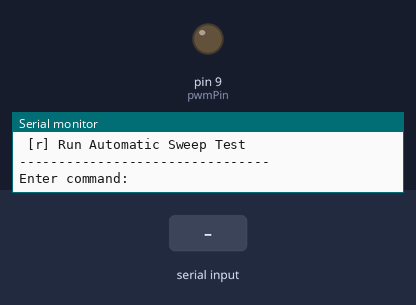
A sketch run on a simulated Arduino Uno, built with avr-gcc and run on an emulated ATmega328P. On the bench: output pins drawn as LEDs (lit = HIGH), the last lines printed to the serial monitor. Inputs (shaded band) come from the test bench.

Above: at 1.5 s.
1.6 s: "r\n" received over Serial
At 2.97 s:
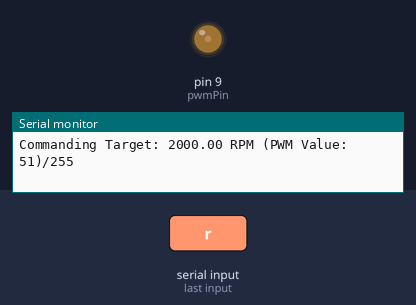
At 8.1 s:
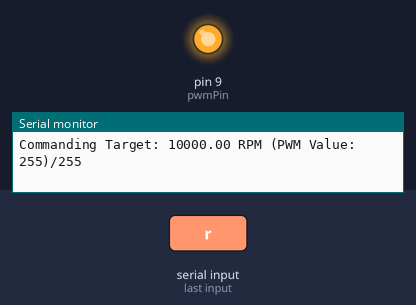
Timing chart, 0 to 15.1 s (numbered marks = the images above; inputs shaded):
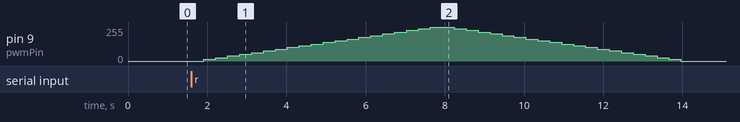

Measured:
- after the input at 1.6 s, pin 9 (pwmPin): rises from 0/255 to 255/255 in 5.7 s, then falls to 0/255 in 6.3 s

The sketch:

dizzy_calibration_2.ino
```cpp
// Pin definitions
const byte pwmPin = 9;      // Connected to RC filter driving galvanometer

// Configuration for your V8, 10,000 RPM tachometer
const float maxRPM = 10000.0;

void setup() {
  pinMode(pwmPin, OUTPUT);
  Serial.begin(9600);

  while (!Serial); // Wait for Serial Monitor to open on Arduino Micro

  printMenu();
}

void loop() {
  if (Serial.available() > 0) {
    char choice = Serial.read();

    // Ignore newline and carriage return characters
    if (choice == '\n' || choice == '\r') return;

    float targetRPM = 0;

    switch (choice) {
      case '0':
        targetRPM = 0.0;
        break;
      case '1':
        targetRPM = 2500.0; // 25% scale
        break;
      case '2':
        targetRPM = 5000.0; // 50% scale (Mid-scale check)
        break;
      case '3':
        targetRPM = 7500.0; // 75% scale
        break;
      case '4':
        targetRPM = 10000.0; // 100% full-scale deflection
        break;
      case 'r':
      case 'R':
        runSweep();
        printMenu();
        return;
      default:
        Serial.println(F("Invalid selection. Choose 0-4 or 'r'."));
        return;
    }

    setRPM(targetRPM);
  }
}

// Sets the PWM to hit a specific RPM target
void setRPM(float rpm) {
  float constrainedRPM = constrain(rpm, 0, maxRPM);
  int pwmValue = map(constrainedRPM, 0, maxRPM, 0, 255);

  analogWrite(pwmPin, pwmValue);

  Serial.print(F("Commanding Target: "));
  Serial.print(constrainedRPM);
  Serial.print(F(" RPM (PWM Value: "));
  Serial.print(pwmValue);
  Serial.println(F(")/255"));
}

// Automatically sweeps the needle up and down for visual inspection
void runSweep() {
  Serial.println(F("\nRunning automatic sweep test..."));

  // Sweep up
  for (int rpm = 0; rpm <= 10000; rpm += 500) {
    setRPM(rpm);
    delay(300);
  }

  // Sweep down
  for (int rpm = 10000; rpm >= 0; rpm -= 500) {
    setRPM(rpm);
    delay(300);
  }

  Serial.println(F("Sweep complete.\n"));
}

void printMenu() {
  Serial.println(F("\n================================"));
  Serial.println(F(" 1962 Sun Tach Calibration Tool "));
  Serial.println(F("================================"));
  Serial.println(F(" [0] Set Needle to 0 RPM"));
  Serial.println(F(" [1] Set Needle to 2,500 RPM (25%)"));
  Serial.println(F(" [2] Set Needle to 5,000 RPM (50%)"));
  Serial.println(F(" [3] Set Needle to 7,500 RPM (75%)"));
  Serial.println(F(" [4] Set Needle to 10,000 RPM (100%)"));
  Serial.println(F(" [r] Run Automatic Sweep Test"));
  Serial.println(F("--------------------------------"));
  Serial.print(F("Enter command: "));
}
```
